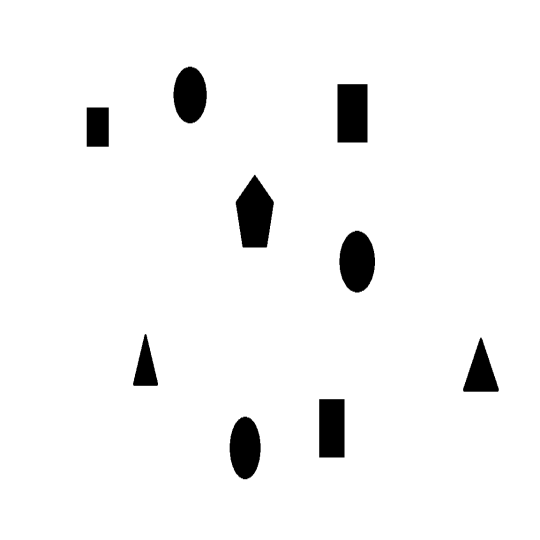
#> input picture Artificial-Potential-Field-Generation/test_map.png, 1080 x 1080 px (shown at 1/2 size)
$ python Gridding.py
#> lines starting #> are read from the running program, lines starting #| are printed output that depends on the picture
'''
Created by: Unnat Antani
Date: 20 Jan, 2020

Gridding the map that is captured and getting nodes and obstacles from it.

'''
import matplotlib.pyplot as plt
import cv2
try:
    from PIL import Image
except ImportError:
    import Image


def get_obstacle(image, nodes):#Gets the obstacles which are black in colour and stored their position
    image  = cv2.cvtColor(image, cv2.COLOR_BGR2GRAY)
    obstacle = []
    for i in nodes:
        if image[i[0]][i[1]] < 10:
            obstacle.append(i)
    return obstacle

def grid(fig,ax,no_blocks,width,height):#Discretizes the map and hece grids it for faster processing
    nodes = []
    for i in range(no_blocks):
        new_x = round(i*width/no_blocks)
        new_y = round(i*height/no_blocks)
        for j in range(no_blocks):
            nodes.append([new_x,round(j*height/no_blocks)])
        nodes.append([new_x,new_y])
        plt.axvline(x = new_x, color = 'r')
        plt.axhline(y = new_y, color = 'r')
    return nodes


if __name__ == "__main__":

    #Put the main code here


    image_shape = cv2.imread("test_map.png") #Read the map you want function to be applied on
#> image_shape is the input picture: shape (1080, 1080, 3); min 0, max 255, mean 244.1
    image_shape = cv2.resize(image_shape,(1120,1120))
#> image_shape: shape (1120, 1120, 3)

    width = image_shape.shape[1]
#> width = 1120
    height = image_shape.shape[0]
#> height = 1120

    image = Image.open('test_map.png')
    my_dpi=250


    fig=plt.figure(figsize=(float(image.size[0])/my_dpi,float(image.size[1])/my_dpi),dpi=my_dpi)
    ax=fig.add_subplot(111)

    # Remove whitespace from around the image
    fig.subplots_adjust(left=0,right=1,bottom=0,top=1)
    no_blocks = 20  #Can change this for accuracy. Higher the number, more accurate but costlier the computation
    nodes = grid(fig,ax,no_blocks,width,height)
    # print(nodes)
    ax.imshow(image)
    print("\nSaving the grid file...")
    fig.savefig('test_grid.jpg')
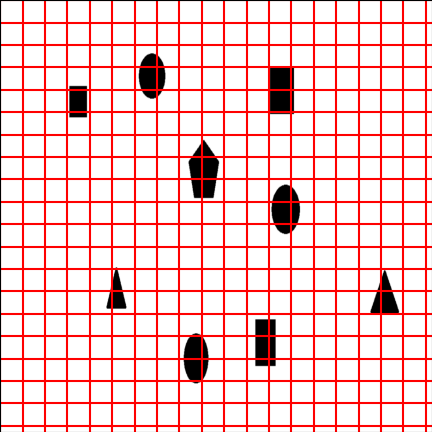
#> figure drawn by matplotlib, 1 panel
    print("SAVED !")
    print("Getting obstacle positions please wait.....")
    obstacle = get_obstacle(image_shape, nodes)
#> after the loop in get_obstacle, `for i in nodes:`: obstacle = [[168, 392], [224, 224], [224, 392], [224, 728], [224, 224], [280, 224], [280, 728], [448, 504], [448, 560], [504, 504], [504, 728], [504, 504], [560, 728], [784, 280], [784, 1008], [840, 672], [896, 504], [896, 672], [952, 504]]
    print("Obstacles detected")
    print("Obstacles are at: {}".format(obstacle))
#> (printed output is left out)


    plt.show()
